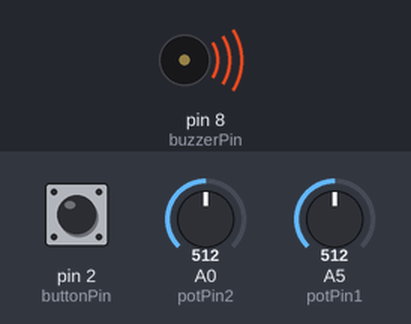
The sketch below on a simulated Arduino Uno, built with avr-gcc and run on an emulated ATmega328P. On the bench: buzzer (waves = sounding). Inputs (shaded band) come from the test bench; at power-on: A5 (potPin1) = 512, pin 2 (buttonPin) LOW, A0 (potPin2) = 512.

Above: at 1.2 s.
1.3 s: A5 (potPin1) set to 390
At 2.12 s:
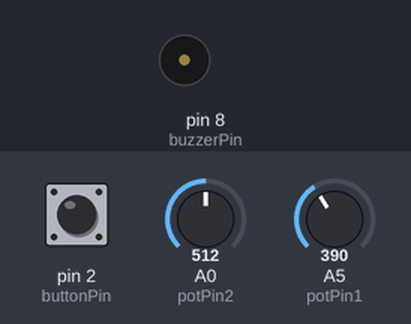
4.3 s: A5 (potPin1) set to 511
7.3 s: A5 (potPin1) set to 586
8.8 s: A5 (potPin1) set to 616
10.5 s: A5 (potPin1) set to 122
At 11.8 s:
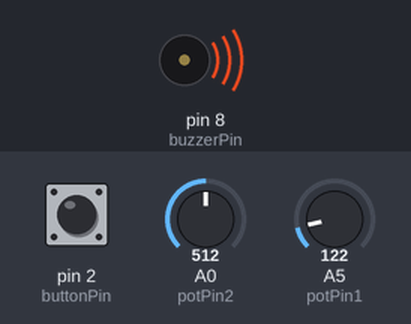
Timing chart, 0 to 13.0 s (numbered marks = the images above; inputs shaded):
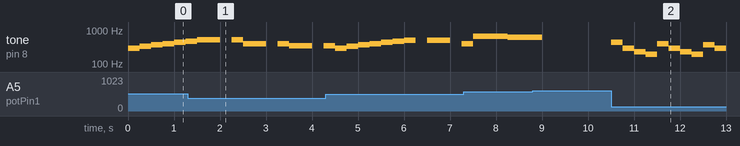

Measured:
- after the input at 10.5 s, tone on pin 8 (buzzerPin): plays 440 Hz for 0.25 s, 293 Hz for 0.25 s, 233 Hz for 0.25 s, 196 Hz for 0.25 s, 392 Hz for 0.25 s, 293 Hz for 0.25 s … (10 notes in this stretch), starting at once
- by itself, tone on pin 8 (buzzerPin): plays 293 Hz for 0.25 s, 329 Hz for 0.25 s, 369 Hz for 0.25 s, 392 Hz for 0.25 s, 440 Hz for 0.25 s, 466 Hz for 0.25 s … (9 notes in this stretch)

The sketch:

MIDI.ino
```cpp
/*
 * MIDI.ino
 * Plays preset or custom songs on buzzer
 * Doesn't actually use MIDI
 */

const int buttonPin = 2;
const int buzzerPin = 8;

// potentiometers
const int potPin1 = A5;
const int potPin2 = A0;

int buttonState = 0;
int noteVal = 0;
int modeVal = 0;

// fairy fountain frequencies
float fairy[] = {
  440, 293.66, 233.08, 196.00,
  392.00, 293.66, 233.08, 196.00,
  369.99, 293.66, 233.08, 196.00,
  392.00, 293.66, 233.08, 196.00,
  392.00, 261.63, 220.00, 174.61,
  349.23, 261.63, 220.00, 174.61,
  329.63, 261.63, 220.00, 174.61,
  349.23, 261.63, 220.00, 174.61,
  349.23, 233.08, 196.00, 164.81,
  329.63, 233.08, 196.00, 164.81,
  311.13, 233.08, 196.00, 164.81,
  329.63, 233.08, 196.00, 164.81,
  329.63, 220.00, 174.61, 146.83,
  293.66, 220.00, 174.61, 146.83,
  277.18, 220.00, 174.61, 146.83,
  293.66, 220.00, 174.61, 146.83,
  440, 293.66, 233.08, 196.00,
  392.00, 293.66, 233.08, 196.00,
  369.99, 293.66, 233.08, 196.00,
  392.00, 293.66, 233.08, 196.00,
  466.16, 311.13, 261.63, 185.00,
  440.00, 311.13, 261.63, 185.00,
  415.30, 311.13, 261.63, 185.00,
  440.00, 311.13, 261.63, 185.00,
  523.25, 293.66, 233.08, 196.00,
  466.16, 293.66, 233.08, 196.00,
  440.00, 293.66, 233.08, 196.00,
  466.16, 293.66, 233.08, 196.00,
  440.00, 233.08, 196.00, 164.81,
  392.00, 233.08, 196.00, 164.81,
  349.23, 233.08, 196.00, 164.81,
  329.63, 233.08, 196.00, 164.81,
};

// Kindom Hearts
float hearts[] = {
  523.25, 523.25, 0, 523.25,
  392.00, 392.00, 0, 392.00,
  349.23, 349.23, 0, 349.23,
  587.33, 587.33, 0, 587.33,
  523.25, 523.25, 0, 523.25,
  392.00, 392.00, 0, 392.00,
  349.23, 349.23, 0, 349.23,
  587.33, 587.33, 0, 587.33,
  622.25, 622.25, 0, 622.25,
  587.33, 587.33, 0, 587.33,
  783.99, 783.99, 0, 783.99,
  698.46, 698.46, 0, 698.46,
  622.25, 622.25, 0, 622.25,
  587.33, 587.33, 0, 587.33,
  523.25, 523.25, 0, 523.25,
  466.16, 466.16, 0, 466.16
};

// Mario underwater
float mario[] = {
  293.66, 329.63, 369.99,
  392.00, 440.00, 466.16,
  493.88, 0, 493.88,
  493.88, 0, 392.00,
  659.25, 659.25, 659.25,
  622.25, 622.25, 622.25,
  659.25, 659.25, 659.25,
  392.00, 523.25, 587.33,
  659.25, 659.25, 659.25,
  622.25, 622.25, 698.46,
  659.25, 659.25, 659.25,
  0, 0, 0,
  587.33, 587.33, 587.33,
  554.37, 554.37, 554.37,
  587.33, 587.33, 587.33,
  392.00, 493.88, 554.37,
  587.33, 587.33, 587.33,
  392.00, 392.00, 698.46,
  659.25, 659.25, 659.25,
  0, 0, 392.00,
  783.99, 783.99, 0,
  783.99, 783.99, 0,
  783.99, 783.99, 0,
  783.99, 880.00, 783.99,
  698.46, 698.46, 0,
  698.46, 698.46, 0,
  698.46, 698.46, 0,
  698.46, 783.99, 698.46,
  659.25, 659.25, 659.25,
  440.00, 493.88, 698.46,
  659.25, 659.25, 493.88,
  523.25, 523.25, 523.25,
  0, 0, 0
};

void setup() {
  pinMode(buttonPin, INPUT);
  pinMode(buzzerPin, OUTPUT);
  pinMode(potPin1, INPUT);
  pinMode(potPin2, INPUT);
}

void loop() {
  // read controls
  buttonState = digitalRead(buttonPin);
  modeVal = analogRead(potPin1);
  noteVal = analogRead(potPin2);

  // five modes depending on first potentiometer
  if(modeVal < 200)
    song(fairy, sizeof(fairy)/sizeof(float), 0, 199);
  else if(modeVal < 400)
    song(hearts, sizeof(hearts)/sizeof(float), 200, 399);
  else if(modeVal < 600)
    song(mario, sizeof(mario)/sizeof(float), 400, 599);
  else if(modeVal < 800)
    tones();
  else
    weeoo();
}

// play a note from the C scale
void tones() {
  if(buttonState == HIGH) {
    if(noteVal < 128 )
      tone(buzzerPin, 261.63);
    else if(noteVal < 256 )
      tone(buzzerPin, 293.66);
    else if(noteVal < 384 )
      tone(buzzerPin, 329.63);
    else if(noteVal < 512 )
      tone(buzzerPin, 349.23);
    else if(noteVal < 640 )
      tone(buzzerPin, 392.00);
    else if(noteVal < 768 )
      tone(buzzerPin, 440.00);
    else if(noteVal < 896 )
      tone(buzzerPin, 493.88);
    else
      tone(buzzerPin, 523.25);
  }
  else
    noTone(buzzerPin);
}

// play a continuous slide of frequencies
void weeoo() {
  if(buttonState == HIGH)
    tone(buzzerPin, noteVal);
  else
    noTone(buzzerPin);
}

// play a preset song
void song(float arr[], int s, int minRange, int maxRange) {
  // loop through all notes
  for(int i = 0; i < s; i++) {
    // check if mode has changed
    modeVal = analogRead(potPin1);
    if(modeVal < minRange || modeVal > maxRange)
      return;

    // play the note or nothing if below threshold
    if(arr[i] > 10)
      tone(buzzerPin, arr[i]);
    else
      noTone(buzzerPin);

    // each note is .25 seconds
    delay(250);
  }
}
```
